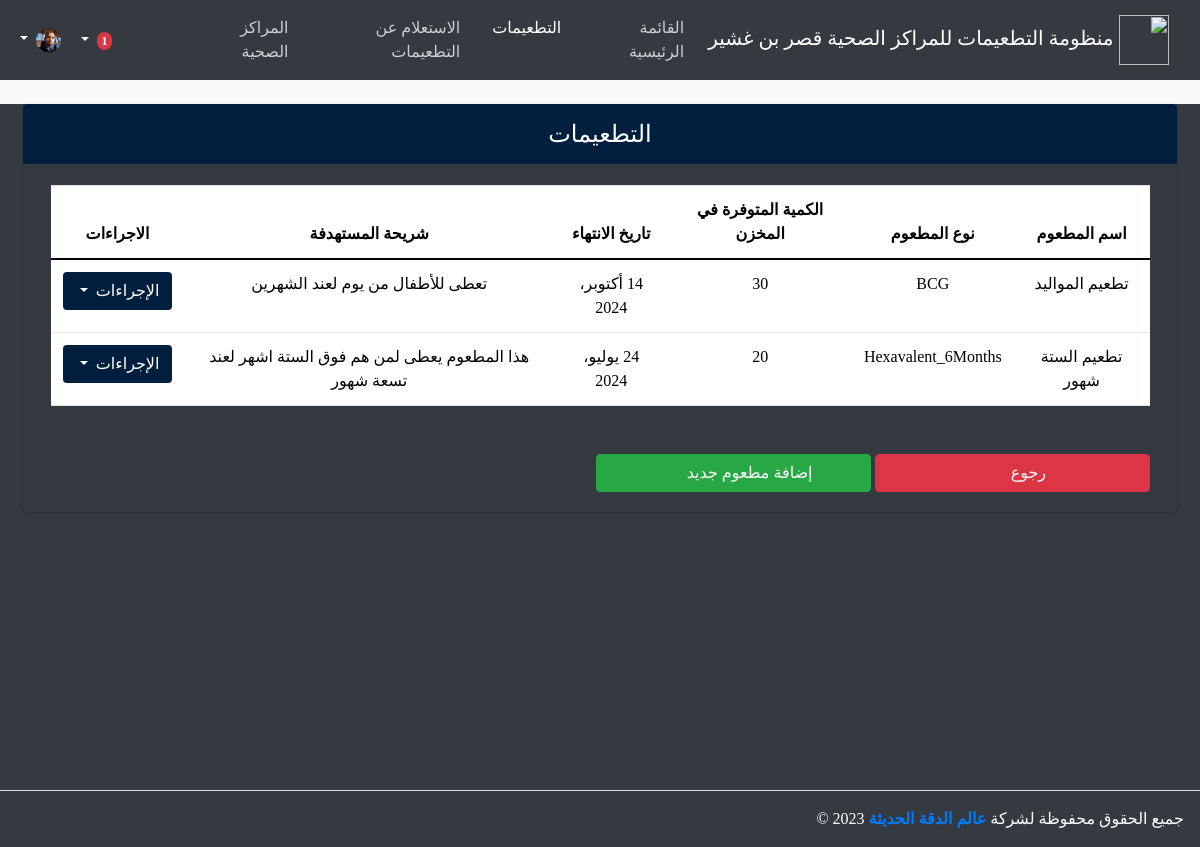
/Vaccination/ (signed in), run on the app's committed database.
### accounts/models.py (models this page shows, shortened)
class Profile(models.Model):
    user=models.OneToOneField(User,on_delete=models.CASCADE)
    national_number= models.BigIntegerField(blank=True,null=True)
    address= models.CharField(max_length=50, blank=True, null=True)
    phone_number=models.CharField(max_length=15,null=True,blank=True)
    user_photo=models.ImageField(upload_to=upload_pics,null=True,blank=True)
    job_title= models.CharField(max_length=50,blank=True,null=True)
    job_place=models.ForeignKey(JobPlace,on_delete=models.SET_NULL, null=True,blank=True)

### vaccination_store/models.py (models this page shows, shortened)
class Vaccination(models.Model):
    VACCINE_TYPES = [
        ('BCG', 'تطعيم المواليد - بي سي جي'),
        ('Polio_Newborn', 'تطعيم المواليد - شلل الأطفال'),
        ('Hexavalent_2Months', 'تطعيم الشهرين - الطعم السداسي'),
        ('Rotavirus_2Months', 'تطعيم الشهرين - طعم الروتا'),
        ('Hexavalent_4Months', 'تطعيم الأربعة شهور - الطعم السداسي'),
        ('Rotavirus_4Months', 'تطعيم الأربعة شهور - طعم الروتا'),
        ('Hexavalent_6Months', 'تطعيم الستة شهور - الطعم السداسي'),
        ('Rotavirus_6Months', 'تطعيم الستة شهور - طعم الروتا'),
        ('Meningococcal_9Months', 'تطعيم التسعة شهور - تطعيمة التهاب السحايا A.C.Y.W135'),
        ('Polio_9Months', 'تطعيم التسعة شهور - ال'),
        ('Pneumococcal_1Year', 'تطعيم السنة - طعتطعيمة الوقاية من شلل الأطفم الرئوي 13'),
        ('Pentavalent_1.5Years', 'تطعيم السنة والنصف - الطعم الخماسي'),
    ]
    name = models.CharField(max_length=255, verbose_name='اسم التطعيم')
    vaccine_type = models.CharField(max_length=50, choices=VACCINE_TYPES, verbose_name='نوع التطعيم')
    expired_date = models.DateField(verbose_name='تاريخ انتهاء الصلاحية')
    description = models.TextField(verbose_name='وصف التطعيم')
    available_doses = models.IntegerField(verbose_name='عدد الجرعات المتاحة')

### vaccination_store/views.py (the view, shortened to what this page needs)
# urls.py: path('Vaccination/',views.vacciantion,name="vaccination"),
@login_required
@superuser_required
def vacciantion(request):
    form = VaccinationForm()
    vaccinations=Vaccination.objects.all()
    context= {"form":form,"vaccinations":vaccinations}
    return render(request, "vaccination_store/vaccination.html",context)

### vaccination_store/views.py (called while the page is built)
def superuser_required(view_func):
    return user_passes_test(lambda u: u.is_superuser)(view_func)

### templates/vaccination_store/vaccination.html (shortened to what this page needs)
{% extends "base.html" %} {% block title %}التطعيمات{% endblock title %}
{% load static %}
{% block content %}
<div style="direction: rtl" class="wrapper">
    <div class="content-wrapper bg-dark">
        <div class="content bg-dark">
            <div class="container-fluid bg-dark">
                <div class="col-12">
                    <div class="card card-navy mt-4 bg-dark">
                        <div class="card-header d-flex justify-content-center fs-4">
                            التطعيمات
                        </div>
                        <div class="card-body">
                            <div class="col-12">
                                <div class="my-custom-scrollbar">
                                    <table class="table">
                                        <thead>
                                            <tr>
                                                <th class="text-center">اسم المطعوم</th>
                                                <th class="text-center"> نوع المطعوم</th>
                                                <th class="text-center">الكمية المتوفرة في المخزن</th>
                                                <th class="text-center">تاريخ الانتهاء</th>
                                                <th class="text-center">شريحة المستهدفة</th>
                                                <th class="text-center d-print-none">الاجراءات</th>
                                            </tr>
                                        </thead>
                                        <tbody id="tbody">
                                            {% for vaccine in vaccinations %}
                                            <tr>
                                                <td class="text-center">{{ vaccine.name }}</td>
                                                <td class="text-center">{{ vaccine.vaccine_type }}</td>
                                                <td class="text-center">{{ vaccine.available_doses }}</td>
                                                <td class="text-center">{{ vaccine.expired_date }}</td>
                                                <td class="text-center">
                                                    {{ vaccine.description }}
                                                </td>
                                                <td class="text-center">
                                                    <div class="dropdown">
                                                        <button class="btn bg-navy dropdown-toggle d-print-none"
                                                            type="button" id="`actionsDropdown${employee.id}`"
                                                            data-bs-toggle="dropdown" aria-haspopup="true"
                                                            aria-expanded="false">
                                                            الإجراءات
                                                        </button>
                                                    </div>
                                                </td>
                                            </tr>
                                            {% endfor %}
                                        </tbody>
                                    </table>
                                </div>
                            </div>
                            <div class="col-12 mt-5 d-print-none">
                                <button onclick="history.back()" type="button" class="btn btn-danger w-25 h-25">
                                    رجوع <i class="fa fa-undo-alt fa-rotate-180 ml-3"></i>
                                </button>
                                <button data-bs-toggle="modal" data-bs-target="#addJobPlace" type="button"
                                    class="btn btn-success w-25 h-25">
                                    إضافة مطعوم جديد <i class="fa-solid fa-syringe fa-beat ml-3"></i>
                                </button>
                            </div>
                        </div>
                    </div>
                </div>
            </div>
        </div>
    </div>
</div>
{% endblock content %}

### templates/base.html (shortened to what this page needs)
<!DOCTYPE html>
<html lang="ar">
<head>
  {% load static %}
  <link rel="stylesheet" href="{% static 'plugins/fontawesome-free/css/all.min.css' %}" />
  <link rel="stylesheet" href="{% static 'home/css/bootstrap_min.css' %}" />
  <link rel="stylesheet" href="{% static 'home/css/bootstrap.min.css' %}" />
  <link rel="stylesheet" href="{% static 'plugins/custom.css' %}" />
  <link rel="stylesheet" href="{% static 'plugins/jquery/jquery-ui.css' %}" />
  <link rel="stylesheet" href=" http://code.ionicframework.com/ionicons/2.0.1/css/ionicons.min.css" />
  <link rel="stylesheet" href="{% static 'dist/css/adminlte_ar.min.css' %}" />
</head>
<body dir="rtl" class="bg-light text-dark sidebar-collapse">
  {% include "parts/navbar.html" %}
  {% block content %} {% endblock %}
  {% include 'parts/footer.html' %}
</body>
</html>

### templates/parts/navbar.html (shortened to what this page needs)
{% load static %}
{% with current_page=request.resolver_match.url_name %}
<nav
  class="navbar navbar-expand-lg navbar-dark"
  style="color: white !important">
  <div class="container-fluid">
    <div class="collapse navbar-collapse" id="navbarSupportedContent">
      <a class="navbar-brand mt-2 mt-lg-0" href="#">
        <img
          src="{% static 'dist/img/1.png' %}"
          height="50"
          width="50"
          alt=""
          loading="lazy" />
        منظومة التطعيمات للمراكز الصحية قصر بن غشير
      </a>
      <ul class="navbar-nav me-auto mb-2 mb-lg-0">
        <li
          class="nav-item {% if 'index_view' == current_page %} active {% endif %}">
          <a class="nav-link" href="{% url 'index_view' %}">القائمة الرئيسية</a>
        </li>
        <li
          class="nav-item {% if 'vaccination' == current_page %} active {% endif %}">
          <a class="nav-link"
            {% if not user.is_authenticated %} onclick="UpdateMessage('تسجيل الدخول اجباري للوصول لهذه الميزة')"data-bs-toggle="modal"
            data-bs-target="#loginModal"
           {% elif not user.is_superuser %}
            data-bs-toggle="modal"
            data-bs-target="#loginModal"
            onclick="UpdateMessage('هذا المستخدم لا يملك الصلاحيات للوصل لهذه الصفحة قم بتسجيل الدخول بمستخدم اخر')"
           {% else %}
            href="{% url 'vaccination' %}"
            {% endif %}>التطعيمات</a>
        </li>
        <li
          class="nav-item {% if 'vaccine_querey' == current_page %} active {% endif %}">
          <a class="nav-link" href="#">الاستعلام عن التطعيمات</a>
        </li>
        <li
          class="nav-item {% if 'job_places' == current_page %} active {% endif %}">
          <a class="nav-link" {% if not user.is_authenticated %} onclick="UpdateMessage('تسجيل الدخول اجباري للوصول لهذه الميزة')"data-bs-toggle="modal"
            data-bs-target="#loginModal"
           {% elif not user.is_superuser %}
            data-bs-toggle="modal"
            data-bs-target="#loginModal"
            onclick="UpdateMessage('هذا المستخدم لا يملك الصلاحيات للوصل لهذه الصفحة قم بتسجيل الدخول بمستخدم اخر')"
           {% else %}
           href="{% url 'job_places' %}"
           {% endif %}>المراكز الصحية</a>
        </li>
      </ul>
    </div>
    <div class="d-flex align-items-center">
      <a class="text-reset" href="#">
        <label for="lightSwitch" class="fas fa-moon"></label>
      </a>
      {% if user.is_authenticated %}
      <a class="text-reset me-3" href="#">
        <i class="fas fa-shopping-cart"></i>
      </a>
      <div class="dropdown">
        <a
          class="text-reset me-3 dropdown-toggle hidden-arrow"
          href="#"
          id="navbarDropdownMenuLink"
          data-bs-toggle="dropdown"
          ,
          aria-haspopup="true"
          ,
          aria-expanded="false"
          ,>
          <i class="fas fa-bell"></i>
          <span class="badge rounded-pill badge-notification bg-danger">1</span>
        </a>
      </div>
      <div class="dropdown">
        <a
          class="text-reset me-3 dropdown-toggle hidden-arrow"
          href="#"
          id="navbarDropdownMenuAvatar"
          data-bs-toggle="dropdown"
          aria-haspopup="true"
          aria-expanded="false">
          <img
            src="{% if user.profile.user_photo %}{{user.profile.user_photo.url}}{% else %}{% static 'home/default_imges/user-defualt.png' %}{% endif %}"
            class="rounded-circle"
            height="25"
            loading="lazy" />
        </a>
      </div>
      {% endif %}
    </div>
  </div>
</nav>
{% endwith %}

### templates/parts/footer.html
<footer class="main-footer d-print-none bg-dark">
جميع الحقوق محفوظة لشركة
  <strong>
    <a href="https://www.facebook.com/badr.alden.374">عالم الدقة الحديثة</a>
  </strong>
  2023 &copy;
  <div class="float-right d-none d-sm-inline-block">
   <a target="_blank" href="https://www.facebook.com/badr.alden.374"
      ><i class="fab fa-lg ml-1 fa-facebook"></i
    ></a>
    <a target="_blank"
      class="text-warning"
      href="https://www.instagram.com/badraldenalden/"><i class="fab fa-lg ml-1 fa-instagram"></i
    ></a>
  </div>
</footer>

### data on the page
Vaccination: name "تطعيم المواليد", vaccine_type "BCG", available_doses "30", expired_date "14 أكتوبر، 2024", description "تعطى للأطفال من يوم لعند الشهرين"
Vaccination: name "تطعيم الستة شهور", vaccine_type "Hexavalent_6Months", available_doses "20", expired_date "24 يوليو، 2024", description "هذا المطعوم يعطى لمن هم فوق الستة اشهر لعند تسعة شهور"
